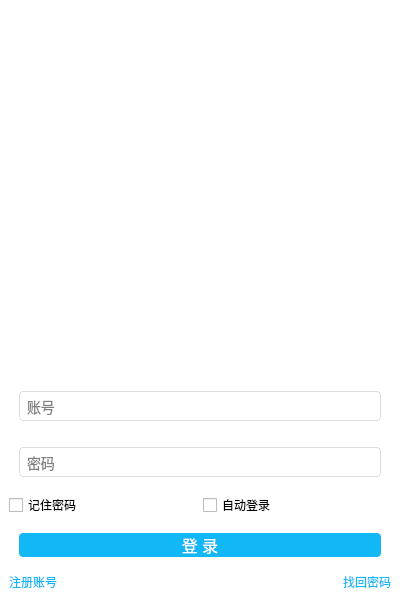
<?xml version="1.0" encoding="UTF-8"?>
<ui version="4.0">
 <class>LoginWindow</class>
 <widget class="QMainWindow" name="LoginWindow">
  <property name="geometry">
   <rect>
    <x>0</x>
    <y>0</y>
    <width>400</width>
    <height>600</height>
   </rect>
  </property>
  <property name="windowTitle">
   <string>QQ登录</string>
  </property>
  <property name="styleSheet">
   <string notr="true">QMainWindow {
    background-color: white;
}</string>
  </property>
  <widget class="QWidget" name="centralwidget">
   <layout class="QVBoxLayout" name="verticalLayout">
    <item>
     <widget class="QLabel" name="backgroundLabel">
      <property name="minimumSize">
       <size>
        <width>0</width>
        <height>200</height>
       </size>
      </property>
      <property name="styleSheet">
       <string notr="true">QLabel {
    background-image: url(background.jpg);
    background-position: center;
    background-repeat: no-repeat;
    background-size: cover;
}</string>
      </property>
     </widget>
    </item>
    <item>
     <layout class="QVBoxLayout" name="loginLayout">
      <item alignment="Qt::AlignHCenter">
       <widget class="QLabel" name="avatarLabel">
        <property name="minimumSize">
         <size>
          <width>100</width>
          <height>100</height>
         </size>
        </property>
        <property name="maximumSize">
         <size>
          <width>100</width>
          <height>100</height>
         </size>
        </property>
        <property name="styleSheet">
         <string notr="true">QLabel {
    border-radius: 50px;
    background-color: white;
}</string>
        </property>
       </widget>
      </item>
      <item>
       <widget class="QLineEdit" name="usernameEdit">
        <property name="minimumSize">
         <size>
          <width>0</width>
          <height>40</height>
         </size>
        </property>
        <property name="styleSheet">
         <string notr="true">QLineEdit {
    border: 1px solid #DDDDDD;
    border-radius: 4px;
    padding: 5px;
    font-size: 14px;
    margin: 10px;
}</string>
        </property>
        <property name="placeholderText">
         <string>账号</string>
        </property>
       </widget>
      </item>
      <item>
       <widget class="QLineEdit" name="passwordEdit">
        <property name="minimumSize">
         <size>
          <width>0</width>
          <height>40</height>
         </size>
        </property>
        <property name="styleSheet">
         <string notr="true">QLineEdit {
    border: 1px solid #DDDDDD;
    border-radius: 4px;
    padding: 5px;
    font-size: 14px;
    margin: 10px;
}</string>
        </property>
        <property name="echoMode">
         <enum>QLineEdit::Password</enum>
        </property>
        <property name="placeholderText">
         <string>密码</string>
        </property>
       </widget>
      </item>
      <item>
       <layout class="QHBoxLayout" name="checkboxLayout">
        <item>
         <widget class="QCheckBox" name="rememberPwdCheck">
          <property name="text">
           <string>记住密码</string>
          </property>
         </widget>
        </item>
        <item>
         <widget class="QCheckBox" name="autoLoginCheck">
          <property name="text">
           <string>自动登录</string>
          </property>
         </widget>
        </item>
       </layout>
      </item>
      <item>
       <widget class="QPushButton" name="loginButton">
        <property name="minimumSize">
         <size>
          <width>0</width>
          <height>40</height>
         </size>
        </property>
        <property name="styleSheet">
         <string notr="true">QPushButton {
    background-color: #12B7F5;
    color: white;
    border: none;
    border-radius: 4px;
    font-size: 16px;
    margin: 10px;
}
QPushButton:hover {
    background-color: #0EA2E4;
}
QPushButton:pressed {
    background-color: #0B96D9;
}</string>
        </property>
        <property name="text">
         <string>登 录</string>
        </property>
       </widget>
      </item>
      <item>
       <layout class="QHBoxLayout" name="linksLayout">
        <item>
         <widget class="QLabel" name="registerLink">
          <property name="styleSheet">
           <string notr="true">QLabel {
    color: #12B7F5;
}</string>
          </property>
          <property name="text">
           <string>注册账号</string>
          </property>
         </widget>
        </item>
        <item>
         <widget class="QLabel" name="forgotPwdLink">
          <property name="styleSheet">
           <string notr="true">QLabel {
    color: #12B7F5;
}</string>
          </property>
          <property name="text">
           <string>找回密码</string>
          </property>
          <property name="alignment">
           <set>Qt::AlignRight|Qt::AlignTrailing|Qt::AlignVCenter</set>
          </property>
         </widget>
        </item>
       </layout>
      </item>
     </layout>
    </item>
   </layout>
  </widget>
 </widget>
 <resources/>
 <connections/>
</ui>
